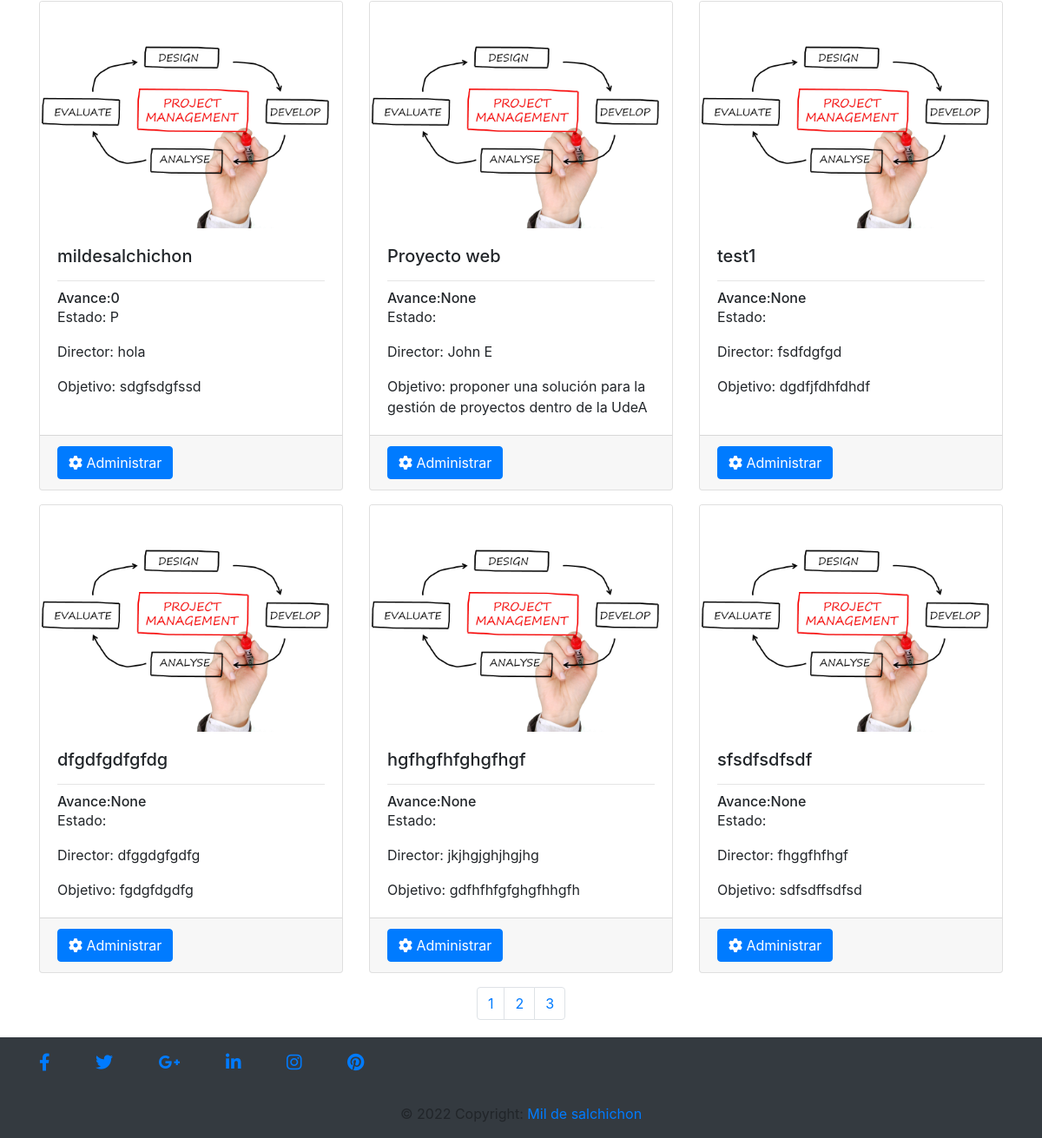
The app's page / (signed in, lower part), older data.
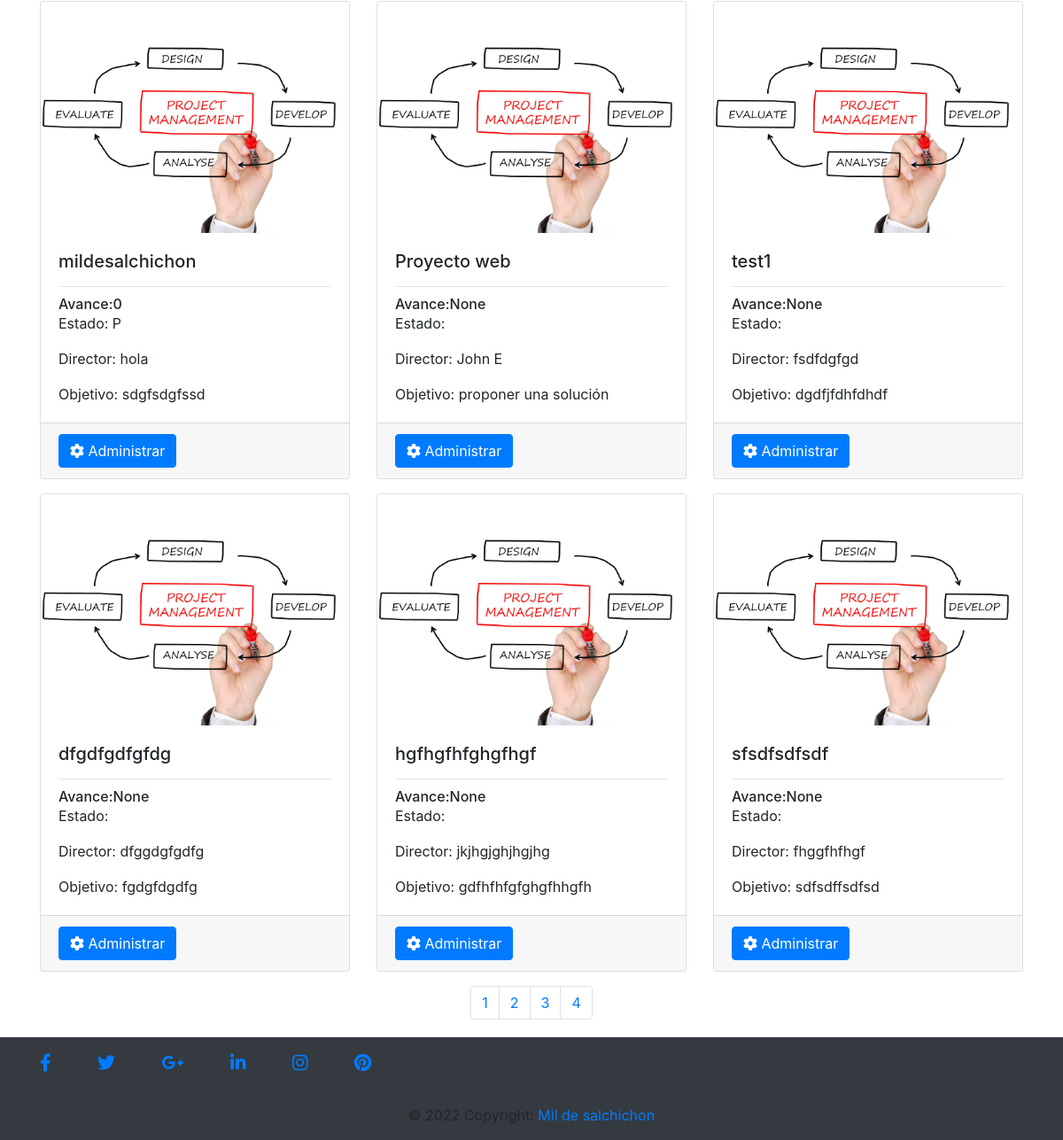
The same page, newer data.
### gestion/models.py (models this page shows, shortened)
class Proyecto(models.Model):
    estados = (('F','Finalizado'),('E','En ejecucion'))
    nombre = models.CharField(max_length=100)
    objetivo_general = models.CharField(max_length=100)
    fecha_inicio = models.DateField()
    fecha_fin = models.DateField()
    director = models.CharField(max_length=100)
    presupuesto = models.CharField(max_length=100)
    porcentaje_avance = models.IntegerField(null = True)
    estado = models.CharField(max_length=1, choices=estados)
    class meta:
        db_table= 'proyecto'
        verbose_name= 'Proyecto'
        verbose_name_plural='Proyectos'
        ordering=['id']

### gestion/views.py (the view)
# urls.py: path('',include("gestion.urls")),
@login_required(login_url='login')
def gestion(request):
    listado_posts =Proyecto.objects.all()
    paginator = Paginator(listado_posts, 6)
    pagina = request.GET.get("page") or 1
    posts = paginator.get_page(pagina)
    pagina_actual = int(pagina)
    paginas = range(1, posts.paginator.num_pages + 1)
    return render(request, "gestion_proyecto.html",{"projects":posts,"paginas": paginas, "pagina_actual": pagina_actual })

### Templates/gestion_proyecto.html (shortened to what this page needs)
{% extends 'index.html' %}
{%load static%}
{% block content %}
  <div>
    {% if projects %}
    {% for project in projects  %}
        {% if forloop.first %}<div class="row">{% endif %}
        <div class="col-4 mt-3">
            <div class="card h-100" >
              <img class="card-img-top" src="{% static 'img/banner.jpg'%}" alt="Card image cap">
              <div class="card-body" >
                <h5 class="card-title">{{project.nombre }}</h5>
                <hr/>
                <h6 class="card-subtitle">Avance:{{project.porcentaje_avance }}</h6>
                <p class="card-text">Estado: {{project.estado }}</p>
                <p class="card-text">Director: {{project.director }}</p>
                <p class="card-text">Objetivo: {{project.objetivo_general }}</p>
              </div>
              <div class="card-footer">
                <a href="{%url 'admin_project' project.id%}" class="btn btn-primary"><i class="fa-solid fa-gear"></i> Administrar</a>
              </div>
            </div>
        </div>
        {% if forloop.counter|divisibleby:3 %}</div><div class="row">{% endif %}
        {% if forloop.last%}</div>{% endif %}
    {% endfor %}
    {% include "paginat.html"%}
    {% else %}
        <div class="alert alert-danger">no hay nada aqui</div>
    {% endif %}
  </div>
{% endblock %}

### Templates/index.html (shortened to what this page needs)
<!DOCTYPE html>
<html style="min-height: 100%;position: relative;">
<head>
    {% load bootstrap4 %}
    {% bootstrap_css %}
    {%load static%}
    <link rel="stylesheet" href="https://cdnjs.cloudflare.com/ajax/libs/font-awesome/6.0.0/css/all.min.css"
 />
</head>
<body style="margin: 0;margin-bottom: 120px;">
    <div class="container mt-3">
        {% block content %}{% endblock %}
    </div>
</body>
<footer style="position: absolute;bottom: 0;width: 100%;" class="navbar-fixed-bottom  page-footer mt-3 bg-dark">
    <div class="container  ">
        <div class="row">
            <div class="col-md-12 py-3 ">
                <div class="mb-1 flex-center">
                    <a class="fb-ic">
                        <i class="fab fa-facebook-f fa-lg white-text mr-md-5 mr-3 fa-2x"> </i>
                    </a>
                    <a class="tw-ic">
                        <i class="fab fa-twitter fa-lg white-text mr-md-5 mr-3 fa-2x"> </i>
                    </a>
                    <a class="gplus-ic">
                        <i class="fab fa-google-plus-g fa-lg white-text mr-md-5 mr-3 fa-2x"> </i>
                    </a>
                    <a class="li-ic">
                        <i class="fab fa-linkedin-in fa-lg white-text mr-md-5 mr-3 fa-2x"> </i>
                    </a>
                    <a class="ins-ic">
                        <i class="fab fa-instagram fa-lg white-text mr-md-5 mr-3 fa-2x"> </i>
                    </a>
                    <a class="pin-ic">
                        <i class="fab fa-pinterest fa-lg white-text fa-2x"> </i>
                    </a>
                </div>
            </div>
        </div>
    </div>
    <div class="footer-copyright text-center py-3">© 2022 Copyright:
        <a href="/"> Mil de salchichon</a>
    </div>
</footer>
</html>

### Templates/paginat.html (shortened to what this page needs)
<div class="row mt-3 justify-content-center">
    <nav>
        <ul class="pagination">
            {% for pagina in paginas  %}
                <li class="page-item" {% if pagina_actual == pagina %} active{% endif %}>
                    <a class="page-link" href="?page={{ pagina }} ">{{ pagina }}</a>
                </li>
            {% endfor %}
        </ul>
    </nav>
</div>

Row changes from the older to the newer data that the page shows:
changed Proyecto "Proyecto web": objetivo_general "proponer una solución para la gestión de proyectos dentro de la UdeA" → "proponer una solución"
Text that changed along with them:
new list line: "4"
